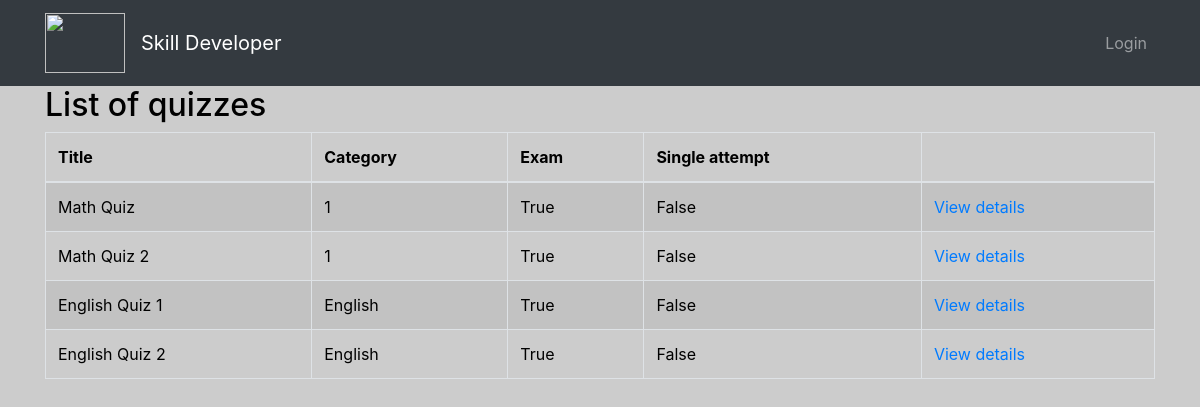
Screenshot of /quizzes/ with the database file from the repository.
### quiz/models.py (models this page shows, shortened)
class Quiz(models.Model):
    title = models.CharField(
        verbose_name=_("Title"),
        max_length=60, blank=False)
    description = models.TextField(
        verbose_name=_("Description"),
        blank=True, help_text=_("a description of the quiz"))
    url = models.SlugField(
        max_length=60, blank=False,
        help_text=_("a user friendly url"),
        verbose_name=_("user friendly url"))
    category = models.ForeignKey(
        Category, null=True, blank=True,
        verbose_name=_("Category"), on_delete=models.CASCADE)
    random_order = models.BooleanField(
        blank=False, default=False,
        verbose_name=_("Random Order"),
        help_text=_("Display the questions in "
                    "a random order or as they "
                    "are set?"))
    max_questions = models.PositiveIntegerField(
        blank=True, null=True, verbose_name=_("Max Questions"),
        help_text=_("Number of questions to be answered on each attempt."))
    answers_at_end = models.BooleanField(
        blank=False, default=False,
        help_text=_("Correct answer is NOT shown after question."
                    " Answers displayed at the end."),
        verbose_name=_("Answers at end"))
    exam_paper = models.BooleanField(
        blank=False, default=False,
        help_text=_("If yes, the result of each"
                    " attempt by a user will be"
                    " stored. Necessary for marking."),
        verbose_name=_("Exam Paper"))
    single_attempt = models.BooleanField(
        blank=False, default=False,
        help_text=_("If yes, only one attempt by"
                    " a user will be permitted."
                    " Non users cannot sit this exam."),
        verbose_name=_("Single Attempt"))
    pass_mark = models.SmallIntegerField(
        blank=True, default=0,
        verbose_name=_("Pass Mark"),
        help_text=_("Percentage required to pass exam."),
        validators=[MaxValueValidator(100)])
    success_text = models.TextField(
        blank=True, help_text=_("Displayed if user passes."),
        verbose_name=_("Success Text"))
    fail_text = models.TextField(
        verbose_name=_("Fail Text"),
        blank=True, help_text=_("Displayed if user fails."))
    draft = models.BooleanField(
        blank=True, default=False,
        verbose_name=_("Draft"),
        help_text=_("If yes, the quiz is not displayed"
                    " in the quiz list and can only be"
                    " taken by users who can edit"
                    " quizzes."))
    class Meta:
        verbose_name = _("Quiz")
        verbose_name_plural = _("Quizzes")

class Category(models.Model):
    category = models.CharField(
        verbose_name=_("Category"),
        max_length=250, blank=True,
        unique=True, null=True)
    objects = CategoryManager()
    class Meta:
        verbose_name = _("Category")
        verbose_name_plural = _("Categories")
    def __str__(self):
        return self.category

### quiz/views.py (the view)
class QuizListView(ListView):
    model = Quiz
    def get_queryset(self):
        queryset = super(QuizListView, self).get_queryset()
        return queryset.filter(draft=False)

### quiz/templates/quiz/quiz_list.html (shortened to what this page needs)
{% extends 'base.html' %}
{% load i18n %}
{% load quiz_tags %}
{% block content %}
<h2>{% trans "List of quizzes" %}</h2>
    {% if quiz_list %}
		<table class="table table-bordered table-striped">
		  <thead>
			<tr>
			  <th>{% trans "Title" %}</th>
			  <th>{% trans "Category" %}</th>
			  <th>{% trans "Exam" %}</th>
			  <th>{% trans "Single attempt" %}</th>
			  <th></th>
			</tr>
		  </thead>
		  <tbody>
        {% for quiz in quiz_list %}
  			<tr>
			  <td>{{ quiz.title }}</td>
			  <td>{{ quiz.category }}</td>
			  <td>{{ quiz.exam_paper }}</td>
			  <td>{{ quiz.single_attempt }}</td>
			  <td>
				<a href="{% url 'quiz_start_page' slug=quiz.url %}">
				  {% trans "View details" %}
				</a>
			</tr>
        {% endfor %}
		  </tbody>
		</table>
	{% else %}
        <p>{% trans "There are no available quizzes" %}.</p>
    {% endif %}
{% endblock %}

### quiz/templates/base.html (shortened to what this page needs)
{% load i18n %}
<!DOCTYPE html>
<html xmlns:fb="http://www.facebook.com/2008/fbml" xmlns="http://www.w3.org/1999/xhtml" xml:lang="en" lang="en" dir="ltr">
<head>
  <link rel="stylesheet" href="https://stackpath.bootstrapcdn.com/bootstrap/4.1.2/css/bootstrap.min.css"
>
</head>
<body >
  <nav class="navbar navbar-expand-lg navbar-dark bg-dark">
    <div class="container">
      <a class="navbar-brand" href="#"> <img width="80" height="60" src="https://images-platform.99static.com//W0gGrtUIP89FSCBmtpGj-VftZBU=/138x117:1027x1006/fit-in/500x500/99designs-contests-attachments/115/115725/attachment_115725251" alt=""></a>
    <a class="navbar-brand" href="{% url 'index' %}">Skill Developer</a>
    <div class="collapse navbar-collapse" id="navbarSupportedContent">
      <ul class="navbar-nav ml-auto">
        <li class="nav-item ">
          {% if user.is_authenticated %}
          <a class="nav-link" href="{% url 'logout' %}">Logout</a>
          {% else %}
          <a class="nav-link" href="{% url 'login' %}">Login</a>
          {% endif %}
        </li>
      </ul>
    </div>
  </div>
  </nav>
  <div class="container">
     {% block content %} {% endblock %}
  </div>
</body>
</html>

### quiz/templates/base.html (style rules this page uses)
body { background-image: url("https://i.pinimg.com/736x/50/ac/96/50ac96d6074c898c1b27e9bf86d59329.jpg"); background-color: #cccccc; color: black; }

### rows the page displays
Quiz: title "Math Quiz", category "1", exam_paper "True", single_attempt "False"
Quiz: title "Math Quiz 2", category "1", exam_paper "True", single_attempt "False"
Quiz: title "English Quiz 1", category "English", exam_paper "True", single_attempt "False"
Quiz: title "English Quiz 2", category "English", exam_paper "True", single_attempt "False"
